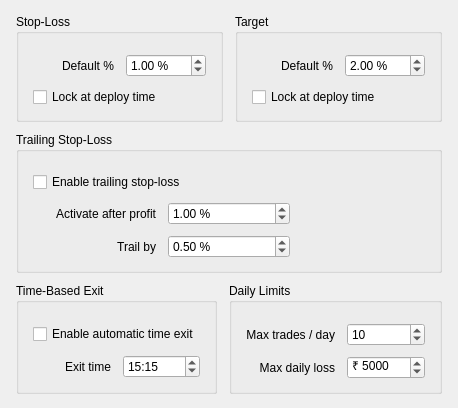
         <widget class="QWidget" name="riskScrollContents">
          <layout class="QVBoxLayout" name="riskContentLayout">
           <property name="leftMargin"><number>16</number></property>
           <property name="topMargin"><number>14</number></property>
           <property name="rightMargin"><number>16</number></property>
           <property name="bottomMargin"><number>14</number></property>
           <property name="spacing"><number>10</number></property>

           <!-- ── Two-column layout: Stop-Loss | Target ── -->
           <item>
            <layout class="QHBoxLayout" name="slTgtRow">
             <property name="spacing"><number>12</number></property>

             <!-- Stop-Loss -->
             <item>
              <widget class="QGroupBox" name="slGroup">
               <property name="title"><string>Stop-Loss</string></property>
               <layout class="QGridLayout" name="slGrid">
                <property name="leftMargin"><number>14</number></property>
                <property name="topMargin"><number>20</number></property>
                <property name="rightMargin"><number>14</number></property>
                <property name="bottomMargin"><number>12</number></property>
                <property name="horizontalSpacing"><number>12</number></property>
                <property name="verticalSpacing"><number>10</number></property>

                <item row="0" column="0">
                 <widget class="QLabel" name="slPctLabel">
                  <property name="text"><string>Default %</string></property>
                  <property name="alignment"><set>Qt::AlignRight|Qt::AlignVCenter</set></property>
                 </widget>
                </item>
                <item row="0" column="1">
                 <widget class="QDoubleSpinBox" name="slPctSpin">
                  <property name="minimum"><double>0.010000000000000</double></property>
                  <property name="maximum"><double>100.000000000000000</double></property>
                  <property name="singleStep"><double>0.100000000000000</double></property>
                  <property name="decimals"><number>2</number></property>
                  <property name="value"><double>1.000000000000000</double></property>
                  <property name="suffix"><string> %</string></property>
                 </widget>
                </item>
                <item row="1" column="0" colspan="2">
                 <widget class="QCheckBox" name="slLockedCheck">
                  <property name="text"><string>Lock at deploy time</string></property>
                 </widget>
                </item>
               </layout>
              </widget>
             </item>

             <!-- Target -->
             <item>
              <widget class="QGroupBox" name="tgtGroup">
               <property name="title"><string>Target</string></property>
               <layout class="QGridLayout" name="tgtGrid">
                <property name="leftMargin"><number>14</number></property>
                <property name="topMargin"><number>20</number></property>
                <property name="rightMargin"><number>14</number></property>
                <property name="bottomMargin"><number>12</number></property>
                <property name="horizontalSpacing"><number>12</number></property>
                <property name="verticalSpacing"><number>10</number></property>

                <item row="0" column="0">
                 <widget class="QLabel" name="tgtPctLabel">
                  <property name="text"><string>Default %</string></property>
                  <property name="alignment"><set>Qt::AlignRight|Qt::AlignVCenter</set></property>
                 </widget>
                </item>
                <item row="0" column="1">
                 <widget class="QDoubleSpinBox" name="tgtPctSpin">
                  <property name="minimum"><double>0.010000000000000</double></property>
                  <property name="maximum"><double>500.000000000000000</double></property>
                  <property name="singleStep"><double>0.100000000000000</double></property>
                  <property name="decimals"><number>2</number></property>
                  <property name="value"><double>2.000000000000000</double></property>
                  <property name="suffix"><string> %</string></property>
                 </widget>
                </item>
                <item row="1" column="0" colspan="2">
                 <widget class="QCheckBox" name="tgtLockedCheck">
                  <property name="text"><string>Lock at deploy time</string></property>
                 </widget>
                </item>
               </layout>
              </widget>
             </item>

            </layout>
           </item>

           <!-- ── Trailing Stop ── -->
           <item>
            <widget class="QGroupBox" name="trailGroup">
             <property name="title"><string>Trailing Stop-Loss</string></property>
             <layout class="QGridLayout" name="trailGrid">
              <property name="leftMargin"><number>14</number></property>
              <property name="topMargin"><number>20</number></property>
              <property name="rightMargin"><number>14</number></property>
              <property name="bottomMargin"><number>12</number></property>
              <property name="horizontalSpacing"><number>12</number></property>
              <property name="verticalSpacing"><number>10</number></property>

              <item row="0" column="0" colspan="3">
               <widget class="QCheckBox" name="trailingCheck">
                <property name="text"><string>Enable trailing stop-loss</string></property>
               </widget>
              </item>
              <item row="1" column="0">
               <widget class="QLabel" name="trailTriggerLabel">
                <property name="text"><string>Activate after profit</string></property>
                <property name="alignment"><set>Qt::AlignRight|Qt::AlignVCenter</set></property>
               </widget>
              </item>
              <item row="1" column="1">
               <widget class="QDoubleSpinBox" name="trailTriggerSpin">
                <property name="minimum"><double>0.100000000000000</double></property>
                <property name="maximum"><double>100.000000000000000</double></property>
                <property name="singleStep"><double>0.100000000000000</double></property>
                <property name="decimals"><number>2</number></property>
                <property name="value"><double>1.000000000000000</double></property>
                <property name="suffix"><string> %</string></property>
               </widget>
              </item>
              <item row="2" column="0">
               <widget class="QLabel" name="trailAmountLabel">
                <property name="text"><string>Trail by</string></property>
                <property name="alignment"><set>Qt::AlignRight|Qt::AlignVCenter</set></property>
               </widget>
              </item>
              <item row="2" column="1">
               <widget class="QDoubleSpinBox" name="trailAmountSpin">
                <property name="minimum"><double>0.100000000000000</double></property>
                <property name="maximum"><double>100.000000000000000</double></property>
                <property name="singleStep"><double>0.100000000000000</double></property>
                <property name="decimals"><number>2</number></property>
                <property name="value"><double>0.500000000000000</double></property>
                <property name="suffix"><string> %</string></property>
               </widget>
              </item>
             </layout>
            </widget>
           </item>

           <!-- ── Two-column: Time Exit | Daily Limits ── -->
           <item>
            <layout class="QHBoxLayout" name="timeExitLimitsRow">
             <property name="spacing"><number>12</number></property>

             <!-- Time Exit -->
             <item>
              <widget class="QGroupBox" name="timeExitGroup">
               <property name="title"><string>Time-Based Exit</string></property>
               <layout class="QGridLayout" name="timeExitGrid">
                <property name="leftMargin"><number>14</number></property>
                <property name="topMargin"><number>20</number></property>
                <property name="rightMargin"><number>14</number></property>
                <property name="bottomMargin"><number>12</number></property>
                <property name="horizontalSpacing"><number>12</number></property>
                <property name="verticalSpacing"><number>10</number></property>

                <item row="0" column="0" colspan="2">
                 <widget class="QCheckBox" name="timeExitCheck">
                  <property name="text"><string>Enable automatic time exit</string></property>
                 </widget>
                </item>
                <item row="1" column="0">
                 <widget class="QLabel" name="exitTimeLabel">
                  <property name="text"><string>Exit time</string></property>
                  <property name="alignment"><set>Qt::AlignRight|Qt::AlignVCenter</set></property>
                 </widget>
                </item>
                <item row="1" column="1">
                 <widget class="QTimeEdit" name="exitTimeEdit">
                  <property name="displayFormat"><string>HH:mm</string></property>
                  <property name="time"><time><hour>15</hour><minute>15</minute><second>0</second></time></property>
                 </widget>
                </item>
               </layout>
              </widget>
             </item>

             <!-- Daily Limits -->
             <item>
              <widget class="QGroupBox" name="limitsGroup">
               <property name="title"><string>Daily Limits</string></property>
               <layout class="QGridLayout" name="limitsGrid">
                <property name="leftMargin"><number>14</number></property>
                <property name="topMargin"><number>20</number></property>
                <property name="rightMargin"><number>14</number></property>
                <property name="bottomMargin"><number>12</number></property>
                <property name="horizontalSpacing"><number>12</number></property>
                <property name="verticalSpacing"><number>10</number></property>

                <item row="0" column="0">
                 <widget class="QLabel" name="maxTradesLabel">
                  <property name="text"><string>Max trades / day</string></property>
                  <property name="alignment"><set>Qt::AlignRight|Qt::AlignVCenter</set></property>
                 </widget>
                </item>
                <item row="0" column="1">
                 <widget class="QSpinBox" name="maxTradesSpin">
                  <property name="minimum"><number>1</number></property>
                  <property name="maximum"><number>9999</number></property>
                  <property name="value"><number>10</number></property>
                 </widget>
                </item>
                <item row="1" column="0">
                 <widget class="QLabel" name="maxLossLabel">
                  <property name="text"><string>Max daily loss</string></property>
                  <property name="alignment"><set>Qt::AlignRight|Qt::AlignVCenter</set></property>
                 </widget>
                </item>
                <item row="1" column="1">
                 <widget class="QDoubleSpinBox" name="maxLossSpin">
                  <property name="minimum"><double>0.000000000000000</double></property>
                  <property name="maximum"><double>10000000.000000000000000</double></property>
                  <property name="singleStep"><double>500.000000000000000</double></property>
                  <property name="decimals"><number>0</number></property>
                  <property name="value"><double>5000.000000000000000</double></property>
                  <property name="prefix"><string>₹ </string></property>
                 </widget>
                </item>
               </layout>
              </widget>
             </item>

            </layout>
           </item>

           <item>
            <spacer name="riskSpacer">
             <property name="orientation"><enum>Qt::Vertical</enum></property>
             <property name="sizeHint" stdset="0"><size><width>0</width><height>0</height></size></property>
            </spacer>
           </item>

          </layout>
         </widget>
